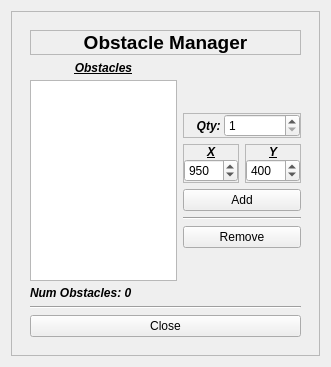
<?xml version="1.0" encoding="UTF-8"?>
<ui version="4.0">
 <class>obstacle_manager</class>
 <widget class="QWidget" name="obstacle_manager">
  <property name="geometry">
   <rect>
    <x>0</x>
    <y>0</y>
    <width>331</width>
    <height>367</height>
   </rect>
  </property>
  <property name="windowTitle">
   <string>Form</string>
  </property>
  <layout class="QGridLayout" name="gridLayout">
   <item row="1" column="0">
    <widget class="QFrame" name="frame">
     <property name="frameShape">
      <enum>QFrame::StyledPanel</enum>
     </property>
     <property name="frameShadow">
      <enum>QFrame::Raised</enum>
     </property>
     <layout class="QVBoxLayout" name="verticalLayout_3">
      <item>
       <widget class="QWidget" name="widget" native="true">
        <layout class="QGridLayout" name="gridLayout_2">
         <item row="2" column="0">
          <layout class="QVBoxLayout" name="verticalLayout">
           <property name="spacing">
            <number>5</number>
           </property>
           <property name="topMargin">
            <number>0</number>
           </property>
           <property name="rightMargin">
            <number>0</number>
           </property>
           <item>
            <widget class="QLabel" name="obstacle_label">
             <property name="maximumSize">
              <size>
               <width>16777215</width>
               <height>20</height>
              </size>
             </property>
             <property name="font">
              <font>
               <weight>75</weight>
               <italic>true</italic>
               <bold>true</bold>
               <underline>true</underline>
              </font>
             </property>
             <property name="text">
              <string>Obstacles</string>
             </property>
             <property name="alignment">
              <set>Qt::AlignCenter</set>
             </property>
            </widget>
           </item>
           <item>
            <widget class="QListWidget" name="obstacle_list">
             <property name="currentRow">
              <number>-1</number>
             </property>
            </widget>
           </item>
           <item>
            <widget class="QLabel" name="obstacle_count">
             <property name="font">
              <font>
               <weight>75</weight>
               <italic>true</italic>
               <bold>true</bold>
              </font>
             </property>
             <property name="text">
              <string>Num Obstacles: 0</string>
             </property>
            </widget>
           </item>
          </layout>
         </item>
         <item row="2" column="1">
          <layout class="QVBoxLayout" name="verticalLayout_2">
           <property name="rightMargin">
            <number>0</number>
           </property>
           <property name="bottomMargin">
            <number>0</number>
           </property>
           <item>
            <spacer name="verticalSpacer">
             <property name="orientation">
              <enum>Qt::Vertical</enum>
             </property>
             <property name="sizeHint" stdset="0">
              <size>
               <width>20</width>
               <height>40</height>
              </size>
             </property>
            </spacer>
           </item>
           <item>
            <widget class="QFrame" name="frame_2">
             <property name="minimumSize">
              <size>
               <width>0</width>
               <height>0</height>
              </size>
             </property>
             <property name="frameShape">
              <enum>QFrame::StyledPanel</enum>
             </property>
             <property name="frameShadow">
              <enum>QFrame::Raised</enum>
             </property>
             <layout class="QVBoxLayout" name="verticalLayout_4">
              <property name="spacing">
               <number>0</number>
              </property>
              <property name="leftMargin">
               <number>0</number>
              </property>
              <property name="topMargin">
               <number>0</number>
              </property>
              <property name="rightMargin">
               <number>0</number>
              </property>
              <property name="bottomMargin">
               <number>0</number>
              </property>
              <item>
               <layout class="QHBoxLayout" name="horizontalLayout_3">
                <property name="topMargin">
                 <number>0</number>
                </property>
                <property name="rightMargin">
                 <number>0</number>
                </property>
                <item>
                 <widget class="QLabel" name="label_4">
                  <property name="maximumSize">
                   <size>
                    <width>40</width>
                    <height>16777215</height>
                   </size>
                  </property>
                  <property name="font">
                   <font>
                    <weight>75</weight>
                    <italic>true</italic>
                    <bold>true</bold>
                   </font>
                  </property>
                  <property name="text">
                   <string>Qty: </string>
                  </property>
                  <property name="alignment">
                   <set>Qt::AlignRight|Qt::AlignTrailing|Qt::AlignVCenter</set>
                  </property>
                 </widget>
                </item>
                <item>
                 <widget class="QSpinBox" name="obs_qty">
                  <property name="minimum">
                   <number>1</number>
                  </property>
                  <property name="maximum">
                   <number>250</number>
                  </property>
                  <property name="value">
                   <number>1</number>
                  </property>
                 </widget>
                </item>
               </layout>
              </item>
             </layout>
            </widget>
           </item>
           <item>
            <layout class="QHBoxLayout" name="horizontalLayout_2">
             <property name="topMargin">
              <number>0</number>
             </property>
             <item>
              <widget class="QFrame" name="frame_3">
               <property name="frameShape">
                <enum>QFrame::StyledPanel</enum>
               </property>
               <property name="frameShadow">
                <enum>QFrame::Raised</enum>
               </property>
               <layout class="QVBoxLayout" name="verticalLayout_5">
                <property name="spacing">
                 <number>0</number>
                </property>
                <property name="leftMargin">
                 <number>0</number>
                </property>
                <property name="topMargin">
                 <number>0</number>
                </property>
                <property name="rightMargin">
                 <number>0</number>
                </property>
                <property name="bottomMargin">
                 <number>0</number>
                </property>
                <item>
                 <widget class="QLabel" name="label_2">
                  <property name="maximumSize">
                   <size>
                    <width>16777215</width>
                    <height>20</height>
                   </size>
                  </property>
                  <property name="font">
                   <font>
                    <weight>75</weight>
                    <italic>true</italic>
                    <bold>true</bold>
                    <underline>true</underline>
                   </font>
                  </property>
                  <property name="text">
                   <string>X</string>
                  </property>
                  <property name="alignment">
                   <set>Qt::AlignCenter</set>
                  </property>
                 </widget>
                </item>
                <item>
                 <widget class="QSpinBox" name="x_pose">
                  <property name="maximum">
                   <number>1920</number>
                  </property>
                  <property name="singleStep">
                   <number>100</number>
                  </property>
                  <property name="value">
                   <number>950</number>
                  </property>
                 </widget>
                </item>
               </layout>
              </widget>
             </item>
             <item>
              <widget class="QFrame" name="frame_4">
               <property name="frameShape">
                <enum>QFrame::StyledPanel</enum>
               </property>
               <property name="frameShadow">
                <enum>QFrame::Raised</enum>
               </property>
               <layout class="QVBoxLayout" name="verticalLayout_6">
                <property name="spacing">
                 <number>0</number>
                </property>
                <property name="leftMargin">
                 <number>0</number>
                </property>
                <property name="topMargin">
                 <number>0</number>
                </property>
                <property name="rightMargin">
                 <number>0</number>
                </property>
                <property name="bottomMargin">
                 <number>0</number>
                </property>
                <item>
                 <widget class="QLabel" name="label">
                  <property name="font">
                   <font>
                    <weight>75</weight>
                    <italic>true</italic>
                    <bold>true</bold>
                    <underline>true</underline>
                   </font>
                  </property>
                  <property name="text">
                   <string>Y</string>
                  </property>
                  <property name="alignment">
                   <set>Qt::AlignCenter</set>
                  </property>
                 </widget>
                </item>
                <item>
                 <widget class="QSpinBox" name="y_pose">
                  <property name="maximum">
                   <number>1080</number>
                  </property>
                  <property name="singleStep">
                   <number>100</number>
                  </property>
                  <property name="value">
                   <number>400</number>
                  </property>
                 </widget>
                </item>
               </layout>
              </widget>
             </item>
            </layout>
           </item>
           <item>
            <widget class="QPushButton" name="add_button">
             <property name="text">
              <string>Add</string>
             </property>
            </widget>
           </item>
           <item>
            <widget class="Line" name="line_2">
             <property name="orientation">
              <enum>Qt::Horizontal</enum>
             </property>
            </widget>
           </item>
           <item>
            <widget class="QPushButton" name="remove_button">
             <property name="text">
              <string>Remove</string>
             </property>
            </widget>
           </item>
           <item>
            <spacer name="verticalSpacer_2">
             <property name="orientation">
              <enum>Qt::Vertical</enum>
             </property>
             <property name="sizeHint" stdset="0">
              <size>
               <width>20</width>
               <height>40</height>
              </size>
             </property>
            </spacer>
           </item>
          </layout>
         </item>
         <item row="1" column="0" colspan="2">
          <widget class="QLabel" name="label_3">
           <property name="font">
            <font>
             <pointsize>14</pointsize>
             <weight>75</weight>
             <italic>false</italic>
             <bold>true</bold>
             <kerning>true</kerning>
            </font>
           </property>
           <property name="frameShape">
            <enum>QFrame::StyledPanel</enum>
           </property>
           <property name="frameShadow">
            <enum>QFrame::Sunken</enum>
           </property>
           <property name="lineWidth">
            <number>5</number>
           </property>
           <property name="midLineWidth">
            <number>5</number>
           </property>
           <property name="text">
            <string>Obstacle Manager</string>
           </property>
           <property name="alignment">
            <set>Qt::AlignCenter</set>
           </property>
          </widget>
         </item>
         <item row="4" column="0" colspan="2">
          <widget class="QPushButton" name="close_button">
           <property name="text">
            <string>Close</string>
           </property>
          </widget>
         </item>
         <item row="3" column="0" colspan="2">
          <widget class="Line" name="line_3">
           <property name="orientation">
            <enum>Qt::Horizontal</enum>
           </property>
          </widget>
         </item>
        </layout>
       </widget>
      </item>
     </layout>
    </widget>
   </item>
  </layout>
 </widget>
 <resources/>
 <connections/>
</ui>
